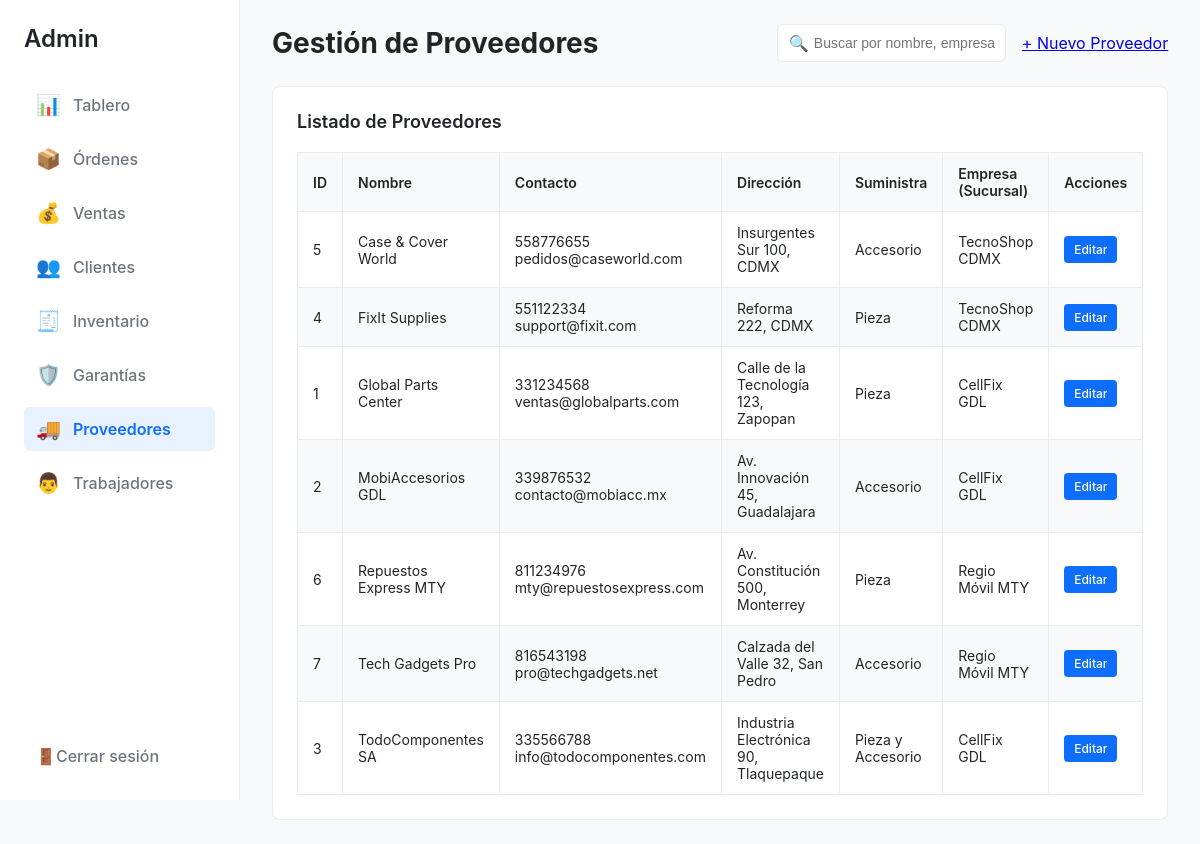
The page /admin/proveedores.php (signed in) on the database its author committed.
### tables this page shows
CREATE TABLE `proveedor` (
  `id_proveedor` int(11) NOT NULL,
  `id_empresa` int(11) NOT NULL,
  `nombre` varchar(100) NOT NULL,
  `pieza_accesorio` varchar(100) NOT NULL,
  `telefono` int(10) NOT NULL,
  `correo` varchar(100) NOT NULL,
  `direccion` varchar(100) NOT NULL
);

CREATE TABLE `empresa` (
  `id_empresa` int(11) NOT NULL,
  `nombre_empresa` varchar(100) NOT NULL,
  `telefono` varchar(15) NOT NULL,
  `correo` varchar(100) NOT NULL,
  `direccion` varchar(100) NOT NULL
);

### html/admin/proveedores.php (the view, shortened to what this page needs)
<?php
require '../config/conexion.php';
try {
    $sql = "SELECT
                prov.id_proveedor,
                prov.nombre,
                prov.pieza_accesorio,
                prov.telefono,
                prov.correo,
                prov.direccion,
                e.nombre_empresa
            FROM proveedor AS prov
            JOIN empresa AS e ON prov.id_empresa = e.id_empresa
            ORDER BY prov.nombre ASC";
    $stmt_proveedores = $pdo->query($sql);
    $proveedores = $stmt_proveedores->fetchAll(PDO::FETCH_ASSOC);
} catch (\PDOException $e) {
    echo "Error al consultar la base de datos: " . $e->getMessage();
    die();
}
?>
<!DOCTYPE html>
<html lang="es">
<head>
</head>
<body>
    <aside class="sidebar">
        <div class="sidebar-header">
            Admin
        </div>
        <nav class="sidebar-nav">
            <ul>
                <li><a href="../admin/dashboard.php"><span>📊</span> Tablero</a></li>
                <li><a href="../common/ordenes.php" ><span>📦</span> Órdenes</a></li>
                <li><a href="ventas.php"><span>💰</span> Ventas</a></li>
                <li><a href="../admin/clientes.php"><span>👥</span> Clientes</a></li>
                <li><a href="../admin/inventario.php"><span>🧾</span> Inventario</a></li>
                <li><a href="../common/garantias.php"><span>🛡️</span> Garantías</a></li>
                <li><a href="../admin/proveedores.php"  class="active"><span>🚚</span> Proveedores</a></li>
                <li><a href="../admin/trabajadores.php"><span>👨</span> Trabajadores</a></li>
            </ul>
        </nav>
        <div class="sidebar-footer">
            <a href="/controllers/logout.php">
                <span>🚪</span> Cerrar sesión
            </a>
        </div>
    </aside>
    <main class="main-content">
        <header class="main-header">
            <h1>Gestión de Proveedores</h1>
            <div class="header-actions">
                <div class="search-bar">
                    <input type="text" placeholder="Buscar por nombre, empresa...">
                </div>
<a href="proveedor_agregar.php" class="btn-primary">+ Nuevo Proveedor</a>
            </div>
        </header>
        <section class="proveedores-content">
            <div class="card">
                <h2 class="card-header">Listado de Proveedores</h2>
                <table class="data-table">
                    <thead>
                        <tr>
                            <th>ID</th>
                            <th>Nombre</th>
                            <th>Contacto</th>
                            <th>Dirección</th>
                            <th>Suministra</th>
                            <th>Empresa (Sucursal)</th>
                            <th>Acciones</th>
                        </tr>
                    </thead>
                    <tbody>
                        <?php if (empty($proveedores)): ?>
                            <tr>
                                <td colspan="7" style="text-align: center;">No se encontraron proveedores registrados.</td>
                            </tr>
                        <?php else: ?>
                            <?php foreach ($proveedores as $proveedor): ?>
                                <tr>
                                    <td><?php echo htmlspecialchars($proveedor['id_proveedor']); ?></td>
                                    <td><?php echo htmlspecialchars($proveedor['nombre']); ?></td>
                                    <td>
                                        <?php echo htmlspecialchars($proveedor['telefono']); ?><br>
                                        <?php echo htmlspecialchars($proveedor['correo']); ?>
                                    </td>
                                    <td><?php echo htmlspecialchars($proveedor['direccion']); ?></td>
                                    <td><?php echo htmlspecialchars($proveedor['pieza_accesorio']); ?></td>
                                    <td><?php echo htmlspecialchars($proveedor['nombre_empresa']); ?></td>
                                    <td>
                                        <a href="proveedor_editar.php?id=<?php echo $proveedor['id_proveedor']; ?>" class="btn-edit">Editar</a>
                                    </td>
                                </tr>
                            <?php endforeach; ?>
                        <?php endif; ?>
                    </tbody>
                </table>
            </div>
        </section>
    </main>
</body>
</html>

### html/admin/proveedores.php (style rules this page uses)
:root { --color-primario: #0d6efd; --color-fondo: #f8f9fa; --color-blanco: #ffffff; --color-texto: #212529; --color-texto-secundario: #6c757d; --color-borde: #e9ecef; --alerta-baja: #fffbeb; --alerta-critica: #fff8e1; }
body { font-family: -apple-system, BlinkMacSystemFont, "Segoe UI", Roboto, "Helvetica Neue", Arial, sans-serif; margin: 0; background-color: var(--color-fondo); color: var(--color-texto); display: flex; }
.sidebar { width: 240px; background-color: var(--color-blanco); border-right: 1px solid var(--color-borde); height: 100vh; display: flex; flex-direction: column; padding: 24px; box-sizing: border-box; position: fixed; left: 0; top: 0; }
.sidebar-header { font-size: 24px; font-weight: 600; margin-bottom: 30px; }
.sidebar-nav { flex-grow: 1; }
.sidebar-nav ul { list-style: none; padding: 0; margin: 0; }
.sidebar-nav li { margin-bottom: 10px; }
.sidebar-nav a { text-decoration: none; color: var(--color-texto-secundario); font-weight: 500; display: flex; align-items: center; padding: 10px 12px; border-radius: 6px; transition: background-color 0.2s, color 0.2s; }
.sidebar-nav a.active { background-color: #e7f1ff; color: var(--color-primario); font-weight: 600; }
.sidebar-nav a span { margin-right: 12px; font-size: 20px; }
.sidebar-footer a { text-decoration: none; color: var(--color-texto-secundario); font-weight: 500; display: flex; align-items: center; padding: 10px 12px; }
.main-content { margin-left: 240px; flex-grow: 1; padding: 24px 32px; }
.main-header { display: flex; justify-content: space-between; align-items: center; margin-bottom: 24px; }
.main-header h1 { font-size: 28px; margin: 0; }
.header-actions { display: flex; align-items: center; gap: 16px; }
.search-bar { position: relative; }
.search-bar input { padding: 10px 10px 10px 36px; border: 1px solid var(--color-borde); border-radius: 6px; font-size: 14px; }
.search-bar::before { content: '🔍'; position: absolute; left: 12px; top: 50%; transform: translateY(-50%); color: var(--color-texto-secundario); }
.card { background-color: var(--color-blanco); border: 1px solid var(--color-borde); border-radius: 8px; padding: 24px; }
.card-header { font-size: 18px; font-weight: 600; margin: 0 0 20px 0; }
.data-table { width: 100%; border-collapse: collapse; }
.data-table th, .data-table td { padding: 12px 15px; border: 1px solid var(--color-borde); text-align: left; font-size: 14px; word-wrap: break-word; }
.data-table th { background-color: var(--color-fondo); font-weight: 600; }
.data-table tbody tr:nth-of-type(even) { background-color: var(--color-fondo); }
.btn-edit { display: inline-block; padding: 6px 10px; font-size: 12px; font-weight: 500; color: #fff; background-color: #0d6efd; border: none; border-radius: 4px; text-decoration: none; text-align: center; }

### rows shown on the page
proveedor: id_proveedor "5", nombre "Case & Cover World", telefono "558776655", correo "pedidos@caseworld.com", direccion "Insurgentes Sur 100, CDMX", pieza_accesorio "Accesorio", id_empresa.nombre_empresa "TecnoShop CDMX"
proveedor: id_proveedor "4", nombre "FixIt Supplies", telefono "551122334", correo "support@fixit.com", direccion "Reforma 222, CDMX", pieza_accesorio "Pieza", id_empresa.nombre_empresa "TecnoShop CDMX"
proveedor: id_proveedor "1", nombre "Global Parts Center", telefono "331234568", correo "ventas@globalparts.com", direccion "Calle de la Tecnología 123, Zapopan", pieza_accesorio "Pieza", id_empresa.nombre_empresa "CellFix GDL"
proveedor: id_proveedor "2", nombre "MobiAccesorios GDL", telefono "339876532", correo "contacto@mobiacc.mx", direccion "Av. Innovación 45, Guadalajara", pieza_accesorio "Accesorio", id_empresa.nombre_empresa "CellFix GDL"
proveedor: id_proveedor "6", nombre "Repuestos Express MTY", telefono "811234976", correo "mty@repuestosexpress.com", direccion "Av. Constitución 500, Monterrey", pieza_accesorio "Pieza", id_empresa.nombre_empresa "Regio Móvil MTY"
proveedor: id_proveedor "7", nombre "Tech Gadgets Pro", telefono "816543198", correo "pro@techgadgets.net", direccion "Calzada del Valle 32, San Pedro", pieza_accesorio "Accesorio", id_empresa.nombre_empresa "Regio Móvil MTY"
proveedor: id_proveedor "3", nombre "TodoComponentes SA", telefono "335566788", correo "info@todocomponentes.com", direccion "Industria Electrónica 90, Tlaquepaque", pieza_accesorio "Pieza y Accesorio", id_empresa.nombre_empresa "CellFix GDL"
